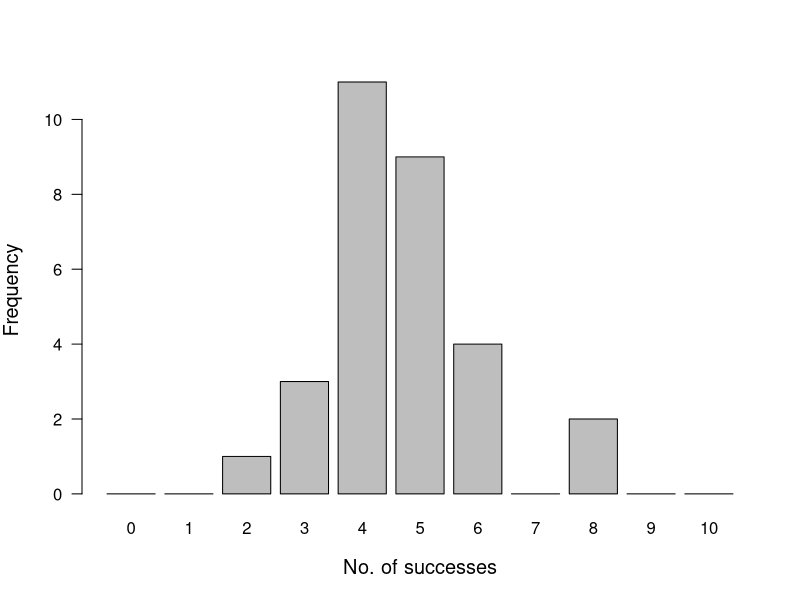
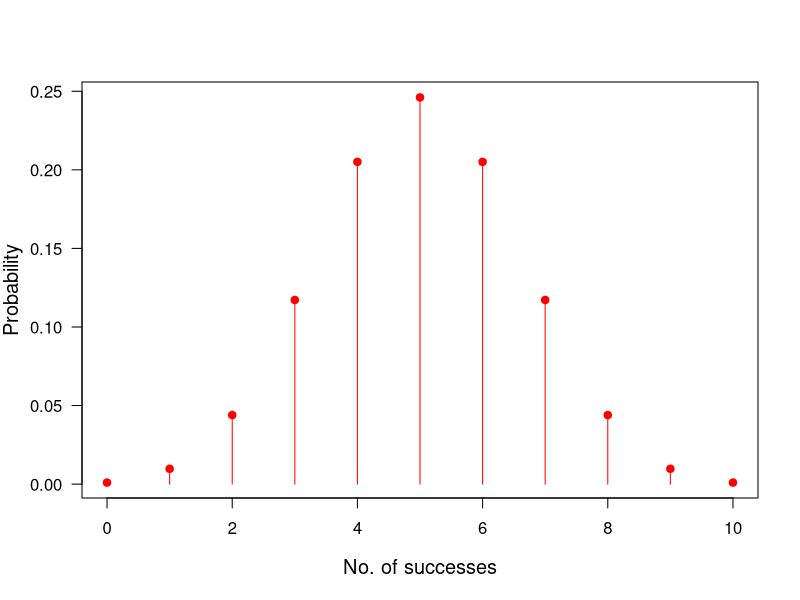
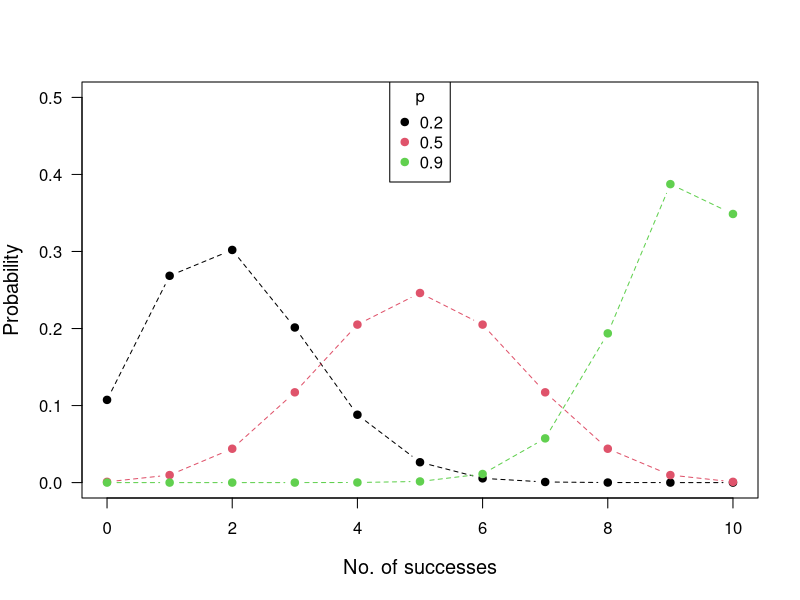
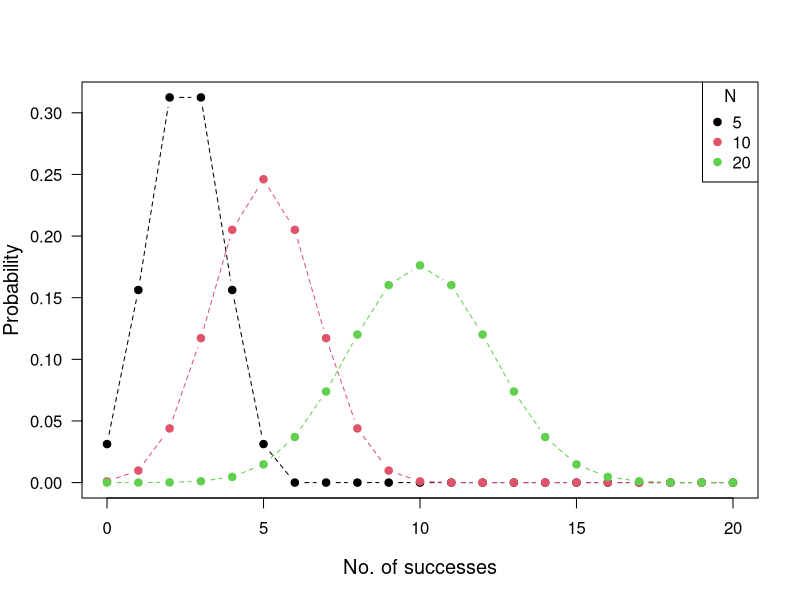
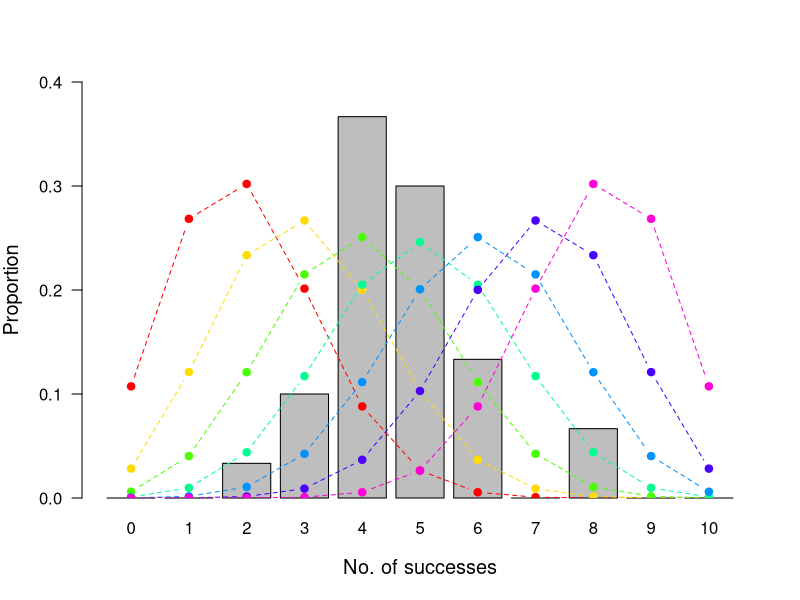
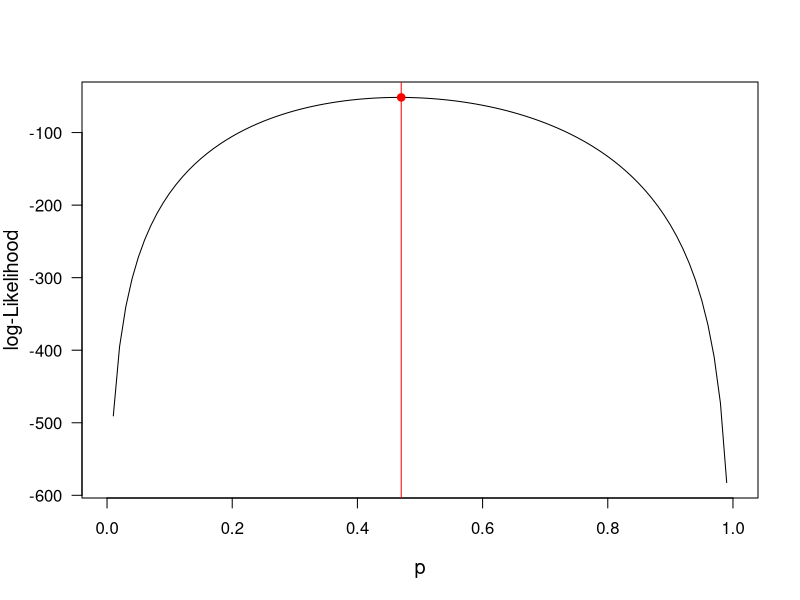
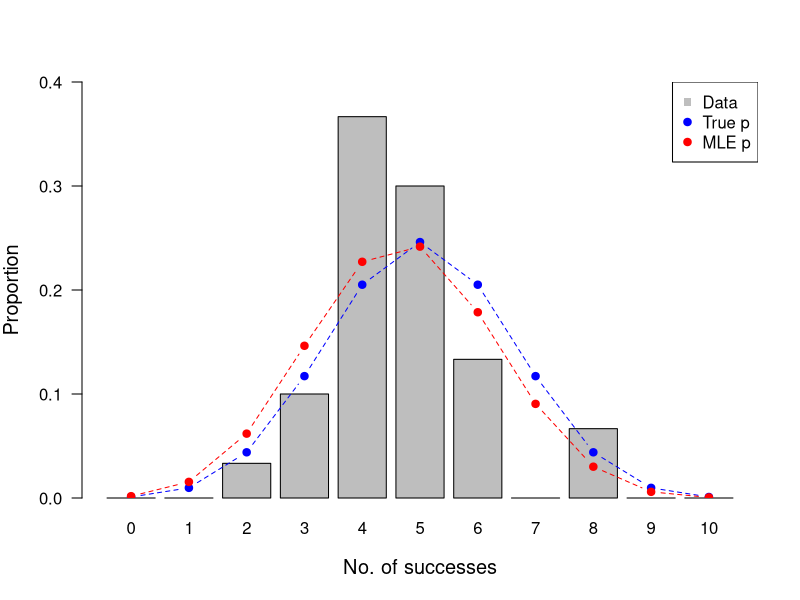

Write R code to recreate these figures, in order.
## ---- chunk 1
sample_size = 30
p = 0.5
N = 10
dat_1 = rbinom(sample_size, prob = p, size = N)
print("The count how often each number of successes occurred is ")
table(dat_1)
## ---- chunk 2
dat1_fac <- factor(dat_1, levels = 0:N)
par(las = 1, cex.lab = 1.2)
barplot(table(dat1_fac), xlab = "No. of successes", ylab = "Frequency")
## ---- chunk 3
p <- 0.5
N <- 10
binom1 <- dbinom(x = 0:10, prob = p, size = N)
sum(binom1)

par(las = 1, cex.lab = 1.2)
plot(x = 0:10, y = binom1, type = "h", col = "red", xlab = "No. of successes",
     ylab = "Probability")
points(x = 0:10, y = binom1, col = "red", pch = 19)

## ---- chunk 4
N <- 10
p_vec <- c(0.2, 0.5, 0.9)

x <- 0:N
par(las = 1, cex.lab = 1.2)
plot(x, y = dbinom(x, prob = p_vec[1], size = N), type = "n",
     xlab = "No. of successes", ylab = "Probability", ylim = c(0, 0.5))
for (i in 1:length(p_vec)){
   points(x, y = dbinom(x, prob = p_vec[i], size = N), col = i, type = "b",
          pch = 19, lty = 2)
}
legend("top", legend = p_vec, col = 1:3, pch = 19, title = "p")
## ---- chunk 5
N_vec <- c(5, 10, 20)
p <- 0.5

x <- 0:20
par(las = 1, cex.lab = 1.2)
plot(x, y = dbinom(x, prob = p, size = N_vec[1]), type = "n",
     xlab = "No. of successes", ylab = "Probability")
for (i in 1:length(N_vec)){
   points(x, y = dbinom(x, prob = p, size = N_vec[i]), col = i, type = "b",
          pch = 19, lty = 2)
}
legend("topright", legend = N_vec, col = 1:3, pch = 19, title = "N")
## ---- chunk 6
log_likelihood <- function(par_p, par_N, data)
{
   LL <- sum(dbinom(x = data, prob = par_p, size = par_N, log = T))
   return(LL)
}

log_likelihood(par_p = 0.5, par_N = 10, data = dat_1)
## ---- chunk 7
par(las = 1, cex.lab = 1.2)
prop_dat <- table(dat1_fac)/sample_size
xbars <- barplot(prop_dat, xlab = "No. of successes",
                 ylab = "Proportion", ylim = c(0, 0.4))

p_vec <- seq(0.2, 0.8, by = 0.1)
col_vec <- rainbow(length(p_vec))
N <- 10
x <- 0:10
for (i in 1:length(p_vec))
   points(xbars, dbinom(x, prob = p_vec[i], size = N), type = "b", col = col_vec[i], lty = 2,
          pch = 19)
## ---- chunk 8
p_vec <- seq(0, 1, by = 0.01)
logLik <- sapply(p_vec, FUN = log_likelihood, par_N = 10, data = dat_1)

par(las = 1, cex.lab = 1.2)
plot(p_vec, logLik, type = "l", xlab = "p", ylab = "log-Likelihood")

imax <- which.max(logLik)
p_MLE <- p_vec[imax]
p_MLE

points(p_MLE, max(logLik), pch = 19, col = "red")
abline(v = p_MLE, col = "red")
## ---- chunk 9
par(las = 1, cex.lab = 1.2)
xbars <- barplot(prop_dat, xlab = "No. of successes",
                 ylab = "Proportion", ylim = c(0, 0.4))
points(xbars, dbinom(x, prob = 0.5, size = 10), type = "b", col = "blue",
       pch = 19, lty = 2)
points(xbars, dbinom(x, prob = p_MLE, size = 10), type = "b", col = "red",
       pch = 19, lty = 2)
legend("topright", legend = c("Data","True p","MLE p"),
       col = c("gray", "blue","red"), pch = c(15, 19, 19))

